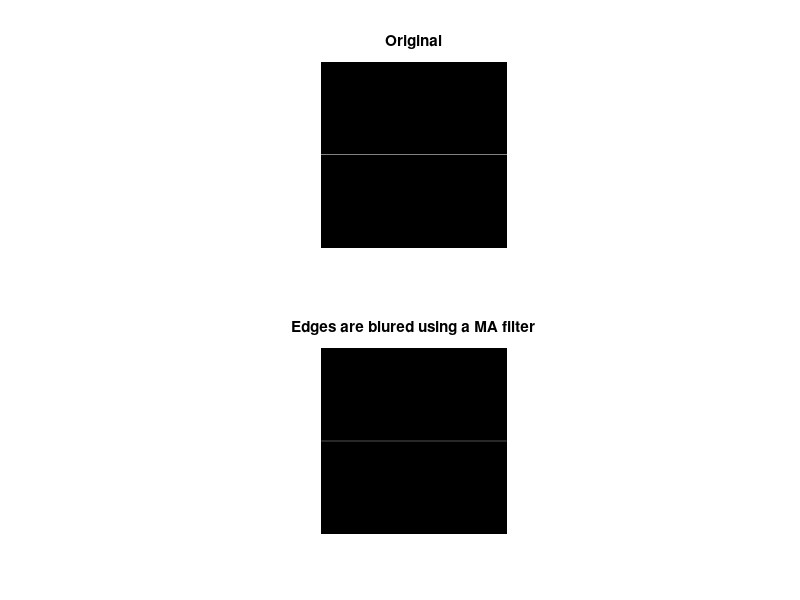

Write MATLAB code to recreate this figure. (Note: this script raises an error after producing the figure.)
%How does the command imfilter work in MatLab
%HKa Feb. 2015

clear, close all;

n = 256;
% What is the P(oint) S(pread) F(unction)

filter = [ 1, 2, 3; 4, 5, 6; 7, 8, 9];

imageArray = zeros(n, n);
imageArray(n/2, n/2) = 1;

resultingArray = imfilter(imageArray, filter);
resultingArray(n/2-5:n/2+5, n/2-5:n/2+5)

%-------------------

% Lets study a MA filter
% MA filter blurs edges
filter = ones(3, 3)./9;

imageArray = zeros(n, n);
imageArray(n/2, :) = .5;
filteredImageArray = imfilter(imageArray, filter);

imageArray(n/2-5:n/2+5, n/2-5:n/2+5)
filteredImageArray(n/2-5:n/2+5, n/2-5:n/2+5)

figure(1)
subplot(211), imshow(imageArray); 		  title('Original')
subplot(212), imshow(filteredImageArray); title('Edges are blured using a MA filter')

imageArray = imread('cameraman.tif');

figure(2)
subplot(211), imshow(imageArray);								 title('Original')
subplot(212), imshow(imfilter(double(imageArray)./255, filter)); title('Edges are blured using a MA filter')
pause;

%-------------------

% MA filter closes holes
imageArray = zeros(n, n);
imageArray(n/2, :) = .5;
imageArray(n/2, n/2:n/2+1) = 0;

filter = ones(3,3)/4;
filteredImageArray = imfilter(imageArray,filter);

imageArray(n/2-5:n/2+5, n/2-5:n/2+5)
filteredImageArray(n/2-5:n/2+5, n/2-5:n/2+5)

figure(3)
subplot(211), imshow(imageArray);		  title('Orignal, note hole in the line')
subplot(212), imshow(filteredImageArray); title('Edges are blured using a MA filter')

filteredImageArray = filteredImageArray>.01;
figure(4)
imshow(filteredImageArray); title('Close holes using a MA filter')

pause; 
close all;
